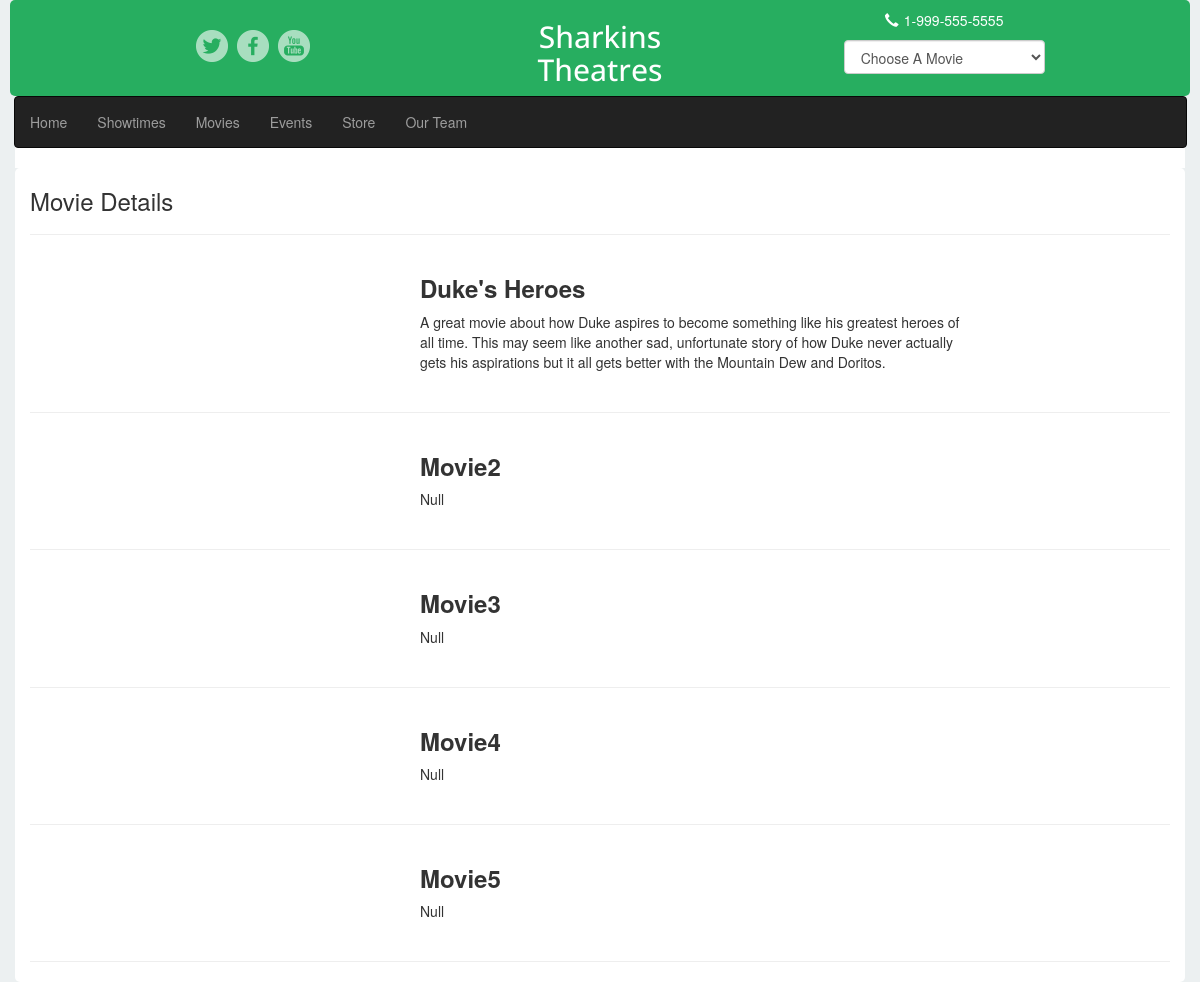
/movies, run on an earlier commit of the app's database.
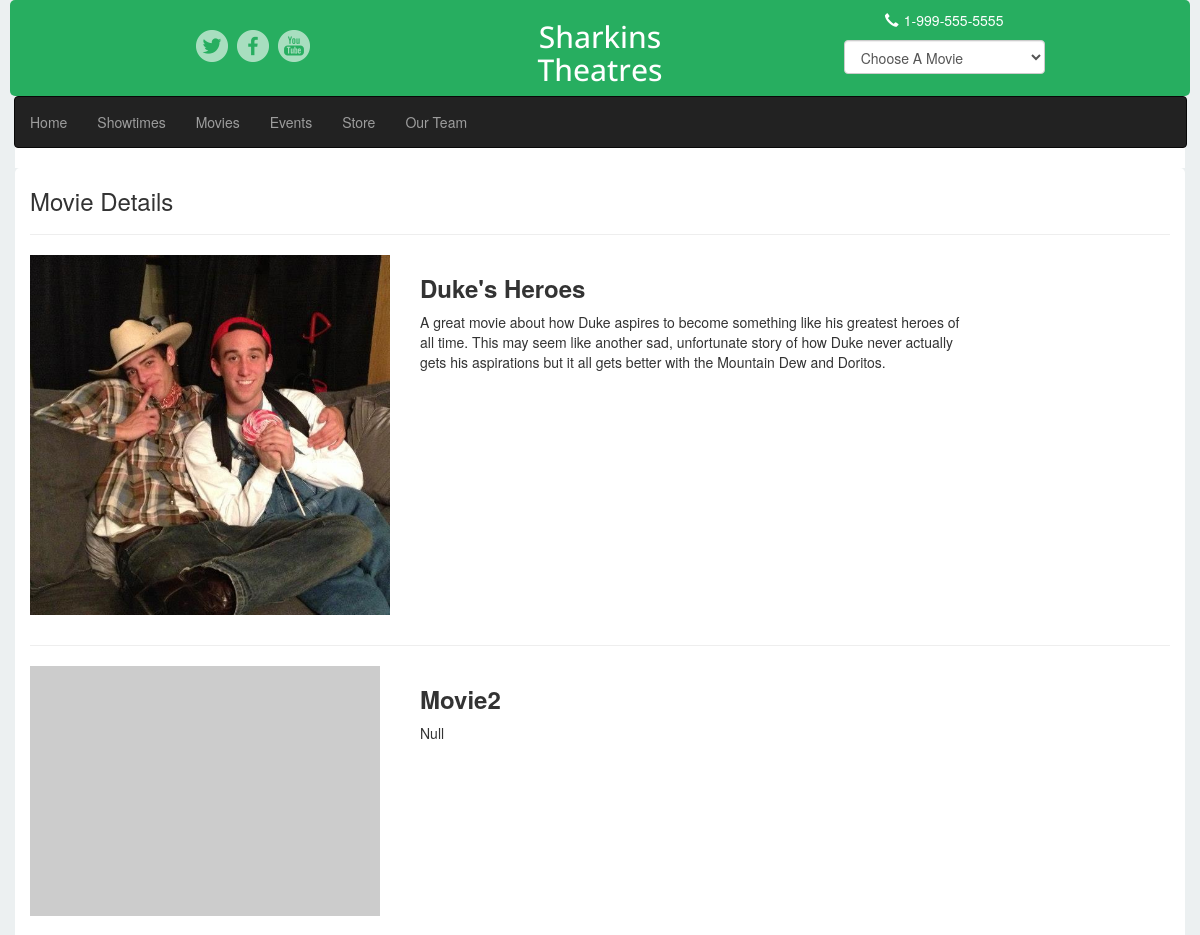
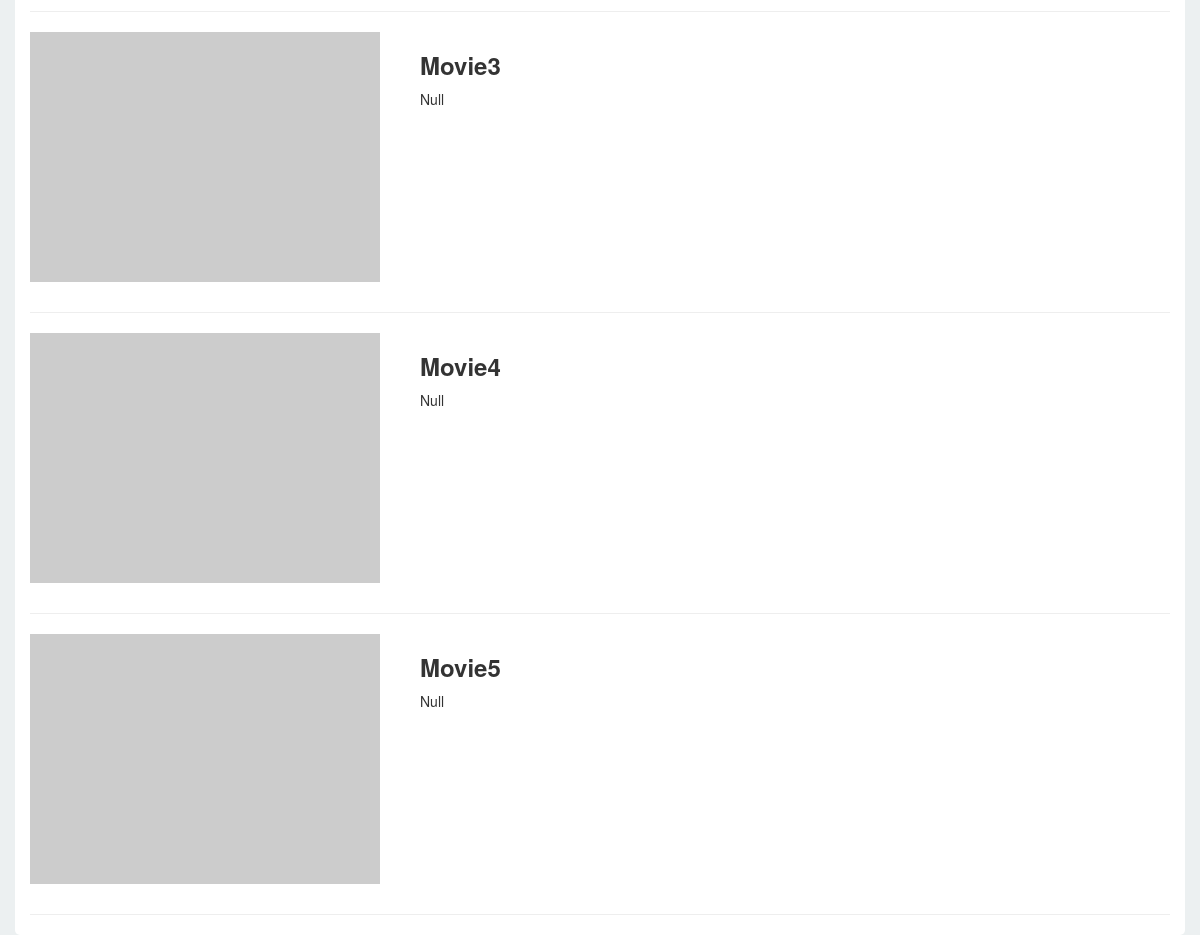
And on a later commit of the database (2 pictures, top to bottom).
### theater_project/models.py (models this page shows)
class Info(models.Model):
    title = models.CharField(max_length = 200)
    description = models.CharField(max_length = 400)
    rating = models.CharField(max_length = 400)
    thumbnail = models.CharField(max_length = 400)
    duration = models.CharField(max_length = 400)

### views.py (the view)
# urls.py: url(r'^movies', movies),
def movies(request):
    return render(request,'movies.html', {'all_movies': Info.objects.all()})

### templates/movies.html (shortened to what this page needs)
{% extends "base.html" %}
{% block content %}
    <div class="container" style="background:white; border-radius:5px;">
        <h3>Movie Details</h3>
        <hr/>
        {% for movie in all_movies %}
        <div class="row" style="margin-bottom:30px;">
            <div class="col-xs-4">
            {% if movie.thumbnail == "http://placehold.it/350x250" %}
                <img src="http://placehold.it/350x250" class="img-responsive" alt=""/>
            {% endif %}
            {% if movie.thumbnail != "http://placehold.it/350x250" %}
                 <img src="{{ STATIC_URL }}{{ movie.thumbnail }}" class="img-responsive" alt=""/>
            {% endif %}
            </div>
            <div class="col-xs-6">
                <h3 style="font-weight:800;">{{ movie.title }}</h3>
                <p>{{movie.description  }}</p>
            </div>
        </div>
        <hr/>
        {% endfor %}
    </div>
{% endblock %}

### templates/base.html (shortened to what this page needs)
<!DOCTYPE html>
<html>
<head lang="en">
    <link rel="stylesheet" type="text/css" href="https://maxcdn.bootstrapcdn.com/bootstrap/3.3.1/css/bootstrap.min.css"/>
    <link rel="stylesheet" type="text/css" href="{{STATIC_URL}}master.css"/>
</head>
</head>
<body style="background:#ecf0f1;">
<div class="container" style="background:white; padding-left:10px; padding-right:10px;">
    <div class="row" style="background:#27ae60; border-radius:5px; padding-left: 0 !important; padding-right: 0 !important;">
        <div class="col-xs-5 text-center" style="margin-top: 30px;">
            <img class="social-image" style="cursor:pointer;"  src="{{ STATIC_URL }}social-icons/twitter.png" height="32" width="32" alt=""/>
            <img class="social-image" style="cursor:pointer;" src="{{ STATIC_URL }}social-icons/facebook.png" height="32" width="32" alt=""/>
            <img class="social-image" style="cursor:pointer;" src="{{ STATIC_URL }}social-icons/youtube-2.png" height="32" width="32" alt=""/>
        </div>
        <div class="col-xs-2 text-center " style="color:white;">
            <h2 style="font-family: 'Open Sans', sans-serif !important; ">Sharkins Theatres</h2>
        </div>
        <div class="col-xs-5 text-center">
            <p style="margin-top:10px; color:white; cursor:pointer;"><span class="glyphicon-earphone glyphicon" style="margin-right:5px;"></span>1-999-555-5555</p>
            <div class="col-xs-6 col-xs-offset-3">
                            <select class="form-control movie-list" name="" id="" >
                                <option value="None" selected>Choose A Movie</option>
            </select>
            </div>
        </div>
    </div>
    <nav class="navbar navbar-default navbar-inverse" style="margin-left: -11px; width:102%;">
  <div class="container-fluid" style="padding-left: 0 !important;">
    <div class="collapse navbar-collapse" id="bs-example-navbar-collapse-1" style="padding-left:0 !important;">
      <ul class="nav navbar-nav navbar-left">
        <li class="navbar-link" id=""><a href="/" id="currentActive">Home <span class="sr-only">(current)</span></a></li>
        <li class="navbar-link"><a href="/showtimes">Showtimes</a></li>
        <li class="navbar-link"><a href="/movies">Movies</a></li>
        <li class="navbar-link"><a href="/events">Events</a></li>
        <li class="navbar-link"><a href="/store">Store</a></li>
        <li class="navbar-link"><a href="/team">Our Team</a></li>
      </ul>
    </div>
  </div>
</nav>
</div>
{% block content %}{% endblock %}
</body>
</html>

### static/master.css (style rules this page uses)
.social-image { opacity:0.6 !important; margin-right:5px; }

What changed in the data, as far as the page shows it:
changed Info "Duke's Heroes": thumbnail: picture added
changed Info "Movie2": thumbnail: picture added
changed Info "Movie3": thumbnail: picture added
changed Info "Movie4": thumbnail: picture added
changed Info "Movie5": thumbnail: picture added
